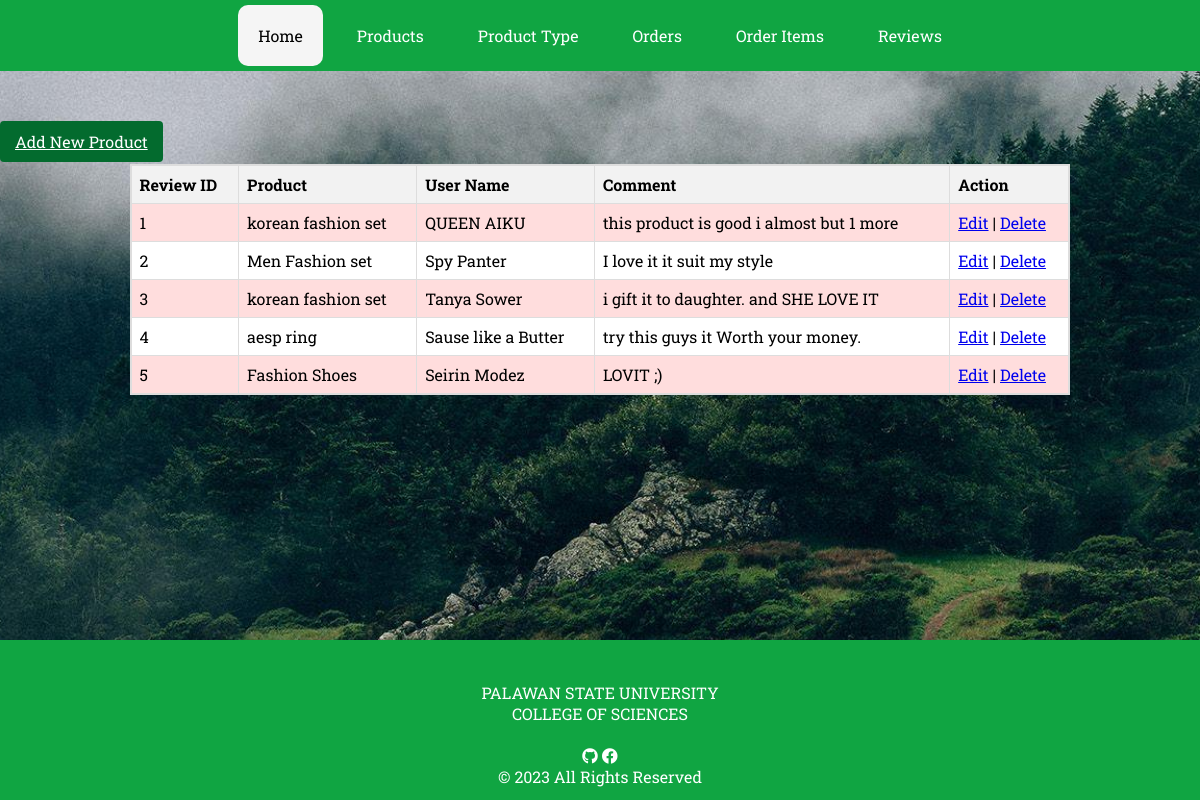
/review/, run on the app's committed database.
### record/models.py (models this page shows, shortened)
class BaseModel(models.Model):
    created_at = models.DateTimeField(auto_now=True, db_index=True)
    updated_at = models.DateTimeField(auto_now=True)
    class Meta:
        abstract = True

class Review(BaseModel):
    review_id = models.AutoField(primary_key=True)
    product = models.ForeignKey(Product, on_delete=models.CASCADE)
    user_name = models.CharField(max_length=255)
    comment = models.TextField()

class Product(BaseModel):
    product_id = models.AutoField(primary_key=True)
    name = models.CharField(max_length=255)
    description = models.TextField()
    price = models.DecimalField(max_digits=10, decimal_places=2)
    image = models.ImageField(upload_to='product_images/', blank=True, null=True)

### record/views.py (the view)
# urls.py: path('review/', ReviewListView.as_view(), name='review-list'),
class ReviewListView(ListView):
    model = Review  # Use the correct model name
    template_name = 'review_list.html'
    context_object_name = 'review'
    paginate_by = 5
    def get_queryset(self):
        return Review.objects.all()

### record/templates/review_list.html (shortened to what this page needs)
{% extends 'base.html' %}
{% load static %}
{% block content%}
 <a href="{% url 'review-add' %}" class="custom-btn btn btn-primary">Add New Product</a><br>
  <section class="trainers-container">
    <table class="styled-table">
      <tbody>
        <tr>
          <th>Review ID</th>
          <th>Product</th>
          <th>User Name</th>
          <th>Comment</th>
          <th>Action</th>
        </tr>
        {% for review in review %}
          <tr>
            <td>{{ review.review_id }}</td>
            <td>{{ review.product.name }}</td>
            <td>{{ review.user_name }}</td>
            <td>{{ review.comment }}</td>
            <td>
              <a href="{% url 'review-update' review.review_id %}">Edit</a> |
              <a href="{% url 'review-delete' review.review_id %}">Delete</a>
            </td>
          </tr>
        {% empty %}
          <tr>
            <td colspan="5" style="text-align: center;">
              <p>No Records Found</p>
            </td>
          </tr>
        {% endfor %}
      </tbody>
    </table>
  </section>
  {% endblock %}

### record/static/css/style.css (style rules this page uses)
* { margin: 0; padding: 0; font-family: 'Roboto Slab'; }
body { background-image: url('../images/bg.jpg'); background-size: cover; background-position: center; background-attachment: fixed; height: 100%; margin: 0; padding: 0; }
.custom-btn.btn.btn-primary { background-color: rgb(3, 107, 46); color: white; padding: 10px 15px; border-radius: 4px; cursor: pointer; }
.trainers-container { min-height: auto; border-collapse: collapse; margin: 1%; display: flex; justify-content: center; }
.trainers-container table { border-collapse: collapse; background-color: white; border: 2px solid #dddddd; }
.trainers-container th, .trainers-container td { border: 1px solid #dddddd; text-align: left; padding: 8px; }
.trainers-container th { background-color: white; }
.styled-table { width: 80%; border-collapse: collapse; border: 1px solid #ddd; }
.styled-table th { background-color: #f2f2f2; padding: 8px; text-align: left; border: 1px solid #ddd; }
.styled-table td { padding: 8px; text-align: left; border: 1px solid #ddd; }
.styled-table tbody tr:nth-child(even) { background-color: #ffdddd; }
.styled-table tbody tr:nth-child(odd) { background-color: #ffffff; }

### data on the page
Review: review_id "1", product.name "korean fashion set", user_name "QUEEN AIKU", comment "this product is good i almost but 1 more"
Review: review_id "2", product.name "Men Fashion set", user_name "Spy Panter", comment "I love it it suit my style"
Review: review_id "3", product.name "korean fashion set", user_name "Tanya Sower", comment "i gift it to daughter. and SHE LOVE IT"
Review: review_id "4", product.name "aesp ring", user_name "Sause like a Butter", comment "try this guys it Worth your money."
Review: review_id "5", product.name "Fashion Shoes", user_name "Seirin Modez", comment "LOVIT ;)"
